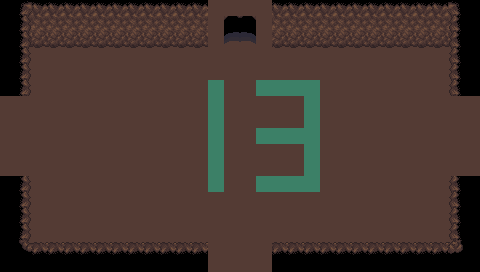

A level layout from a 2D game, rendered from its tile map. Below: a short description, then the map file with its tile-grid data intact:
An orthogonal 30x17 tile map with 16x16 px tiles, 3 tile layers (Base, Ground, Upper), 2 tilesets and 14 objects (6x SpawnPoint, 4x Entrance, 4x BlockObject).

<map version="1.5" tiledversion="1.6.0" orientation="orthogonal" renderorder="right-down" width="30" height="17" tilewidth="16" tileheight="16" infinite="0" nextlayerid="22" nextobjectid="70">
 <properties>
  <property name="Dungeon" value="Cave" />
  <property name="MapType" value="Cave" />
  <property name="Lighting" value="0.99" />
  <property name="Modular" type="bool" value="true" />
  <property name="ResourcesMinMax" value="30-60" />
 </properties>
 <tileset firstgid="1" source="../Tilesets/tilesetManorGrounds.tsx" />
 <tileset firstgid="626" source="../Tilesets/tsWalls_Floors.tsx" />
 <layer id="19" name="Base" width="30" height="17">
  <data encoding="csv">
699,699,699,699,699,699,699,699,699,699,699,699,699,773,773,773,773,773,773,773,773,699,699,699,699,699,699,699,699,699,
699,699,699,699,699,699,699,699,699,699,699,699,699,773,818,819,773,773,773,773,773,699,699,699,699,699,699,699,699,699,
699,773,773,773,773,773,773,773,773,773,773,773,773,773,840,841,773,773,773,773,773,773,773,773,773,773,773,773,773,699,
699,773,773,773,773,773,773,773,773,773,773,773,773,773,773,773,773,773,773,773,773,773,773,773,773,773,773,773,773,699,
699,773,773,773,773,773,773,773,773,773,773,773,773,773,773,773,773,773,773,773,773,773,773,773,773,773,773,773,773,699,
699,773,773,773,773,773,773,773,773,773,773,773,773,727,773,773,727,727,727,727,773,773,773,773,773,773,773,773,773,699,
773,773,773,773,773,773,773,773,773,773,773,773,773,727,773,773,773,773,773,727,773,773,773,773,773,773,773,773,773,773,
773,773,773,773,773,773,773,773,773,773,773,773,773,727,773,773,773,773,773,727,773,773,773,773,773,773,773,773,773,773,
773,773,773,773,773,773,773,773,773,773,773,773,773,727,773,773,727,727,727,727,773,773,773,773,773,773,773,773,773,773,
773,773,773,773,773,773,773,773,773,773,773,773,773,727,773,773,773,773,773,727,773,773,773,773,773,773,773,773,773,773,
773,773,773,773,773,773,773,773,773,773,773,773,773,727,773,773,773,773,773,727,773,773,773,773,773,773,773,773,773,773,
699,773,773,773,773,773,773,773,773,773,773,773,773,727,773,773,727,727,727,727,773,773,773,773,773,773,773,773,773,699,
699,773,773,773,773,773,773,773,773,773,773,773,773,773,773,773,773,773,773,773,773,773,773,773,773,773,773,773,773,699,
699,773,773,773,773,773,773,773,773,773,773,773,773,773,773,773,773,773,773,773,773,773,773,773,773,773,773,773,773,699,
699,773,773,773,773,773,773,773,773,773,773,773,773,773,773,773,773,773,773,773,773,773,773,773,773,773,773,773,773,699,
699,773,773,773,773,773,773,773,773,773,773,773,773,773,773,773,773,773,773,773,773,773,773,773,773,773,773,773,773,699,
699,699,699,699,699,699,699,699,699,699,699,699,699,773,773,773,773,699,699,699,699,699,699,699,699,699,699,699,699,699
</data>
 </layer>
 <layer id="20" name="Ground" width="30" height="17">
  <data encoding="csv">
0,793,793,793,793,793,793,793,793,793,793,793,793,0,0,0,0,793,793,793,793,793,793,793,793,793,793,793,793,0,
0,815,815,815,815,815,815,815,815,815,815,815,815,0,0,0,0,815,815,815,815,815,815,815,815,815,815,815,815,0,
0,837,837,837,837,837,837,837,837,837,837,837,837,0,0,0,0,837,837,837,837,837,837,837,837,837,837,837,837,0,
0,880,0,0,0,0,0,0,0,0,0,0,0,0,0,0,0,0,0,0,0,0,0,0,0,0,0,0,881,0,
0,880,0,0,0,0,0,0,0,0,0,0,0,0,0,0,0,0,0,0,0,0,0,0,0,0,0,0,881,0,
0,880,0,0,0,0,0,0,0,0,0,0,0,0,0,0,0,0,0,0,0,0,0,0,0,0,0,0,881,0,
0,773,0,0,0,0,0,0,0,0,0,0,0,0,0,0,0,0,0,0,0,0,0,0,0,0,0,0,773,0,
0,773,0,0,0,0,0,0,0,0,0,0,0,0,0,0,0,0,0,0,0,0,0,0,0,0,0,0,773,0,
0,0,0,0,0,0,0,0,0,0,0,0,0,0,0,0,0,0,0,0,0,0,0,0,0,0,0,0,0,0,
0,0,0,0,0,0,0,0,0,0,0,0,0,0,0,0,0,0,0,0,0,0,0,0,0,0,0,0,0,0,
0,0,0,0,0,0,0,0,0,0,0,0,0,0,0,0,0,0,0,0,0,0,0,0,0,0,0,0,0,0,
0,880,0,0,0,0,0,0,0,0,0,0,0,0,0,0,0,0,0,0,0,0,0,0,0,0,0,0,881,0,
0,880,0,0,0,0,0,0,0,0,0,0,0,0,0,0,0,0,0,0,0,0,0,0,0,0,0,0,881,0,
0,880,0,0,0,0,0,0,0,0,0,0,0,0,0,0,0,0,0,0,0,0,0,0,0,0,0,0,881,0,
0,880,0,0,0,0,0,0,0,0,0,0,0,0,0,0,0,0,0,0,0,0,0,0,0,0,0,0,881,0,
0,902,0,0,0,0,0,0,0,0,0,0,0,0,0,0,0,0,0,0,0,0,0,0,0,0,0,0,903,0,
0,0,0,0,0,0,0,0,0,0,0,0,0,0,0,0,0,0,0,0,0,0,0,0,0,0,0,0,0,0
</data>
 </layer>
 <layer id="21" name="Upper" width="30" height="17">
  <data encoding="csv">
0,858,0,0,0,0,0,0,0,0,0,0,0,0,0,0,0,0,0,0,0,0,0,0,0,0,0,0,859,0,
0,880,0,0,0,0,0,0,0,0,0,0,0,0,0,0,0,0,0,0,0,0,0,0,0,0,0,0,881,0,
0,880,0,0,0,0,0,0,0,0,0,0,0,0,0,0,0,0,0,0,0,0,0,0,0,0,0,0,881,0,
0,0,0,0,0,0,0,0,0,0,0,0,0,0,0,0,0,0,0,0,0,0,0,0,0,0,0,0,0,0,
0,0,0,0,0,0,0,0,0,0,0,0,0,0,0,0,0,0,0,0,0,0,0,0,0,0,0,0,0,0,
0,0,0,0,0,0,0,0,0,0,0,0,0,0,0,0,0,0,0,0,0,0,0,0,0,0,0,0,0,0,
0,0,0,0,0,0,0,0,0,0,0,0,0,0,0,0,0,0,0,0,0,0,0,0,0,0,0,0,0,0,
0,0,0,0,0,0,0,0,0,0,0,0,0,0,0,0,0,0,0,0,0,0,0,0,0,0,0,0,0,0,
0,0,0,0,0,0,0,0,0,0,0,0,0,0,0,0,0,0,0,0,0,0,0,0,0,0,0,0,0,0,
0,0,0,0,0,0,0,0,0,0,0,0,0,0,0,0,0,0,0,0,0,0,0,0,0,0,0,0,0,0,
0,0,0,0,0,0,0,0,0,0,0,0,0,0,0,0,0,0,0,0,0,0,0,0,0,0,0,0,0,0,
0,0,0,0,0,0,0,0,0,0,0,0,0,0,0,0,0,0,0,0,0,0,0,0,0,0,0,0,0,0,
0,0,0,0,0,0,0,0,0,0,0,0,0,0,0,0,0,0,0,0,0,0,0,0,0,0,0,0,0,0,
0,0,0,0,0,0,0,0,0,0,0,0,0,0,0,0,0,0,0,0,0,0,0,0,0,0,0,0,0,0,
0,0,0,0,0,0,0,0,0,0,0,0,0,0,0,0,0,0,0,0,0,0,0,0,0,0,0,0,0,0,
0,0,771,771,771,771,771,771,771,771,771,771,771,0,0,0,0,771,771,771,771,771,771,771,771,771,771,771,0,0,
0,0,0,0,0,0,0,0,0,0,0,0,0,0,0,0,0,0,0,0,0,0,0,0,0,0,0,0,0,0
</data>
 </layer>
 <objectgroup id="4" name="Travel">
  <object id="51" name="Entrance" x="224" y="268" width="32" height="4">
   <properties>
    <property name="EntranceDir" value="Up" />
    <property name="Modular" type="bool" value="true" />
   </properties>
  </object>
  <object id="53" name="Entrance" x="224" y="28" width="32" height="4">
   <properties>
    <property name="EntranceDir" value="Down" />
    <property name="Modular" type="bool" value="true" />
   </properties>
  </object>
  <object id="54" name="Entrance" x="0" y="128" width="4" height="32">
   <properties>
    <property name="EntranceDir" value="Right" />
    <property name="Modular" type="bool" value="true" />
   </properties>
  </object>
  <object id="55" name="Entrance" x="476" y="128" width="4" height="32">
   <properties>
    <property name="EntranceDir" value="Left" />
    <property name="Modular" type="bool" value="true" />
   </properties>
  </object>
 </objectgroup>
 <objectgroup id="5" name="MapObject">
  <object id="60" name="SpawnPoint" x="98.5116" y="52.0667" width="10" height="8.5" />
  <object id="61" name="SpawnPoint" x="227.802" y="115.125" width="10" height="8.5" />
  <object id="62" name="SpawnPoint" x="403.891" y="52.4633" width="10" height="8.5" />
  <object id="63" name="SpawnPoint" x="50.5235" y="211.498" width="10" height="8.5" />
  <object id="64" name="SpawnPoint" x="417.771" y="194.445" width="10" height="8.5" />
  <object id="65" name="SpawnPoint" x="338.056" y="115.125" width="10" height="8.5" />
  <object id="66" name="BlockObject" x="210.816" y="4.41858" width="55.625" height="9.75">
   <properties>
    <property name="Dir" value="Up" />
    <property name="Open" type="bool" value="false" />
   </properties>
  </object>
  <object id="67" name="BlockObject" x="210.217" y="243.202" width="55.625" height="9.75">
   <properties>
    <property name="Dir" value="Down" />
    <property name="Open" type="bool" value="false" />
   </properties>
  </object>
  <object id="68" name="BlockObject" x="1.06551" y="98.9186" width="26.75" height="74">
   <properties>
    <property name="Dir" value="Left" />
    <property name="Open" type="bool" value="false" />
   </properties>
  </object>
  <object id="69" name="BlockObject" x="452.066" y="100.419" width="26.75" height="74">
   <properties>
    <property name="Dir" value="Right" />
    <property name="Open" type="bool" value="false" />
   </properties>
  </object>
 </objectgroup>
 <objectgroup id="6" name="Character" />
</map>
